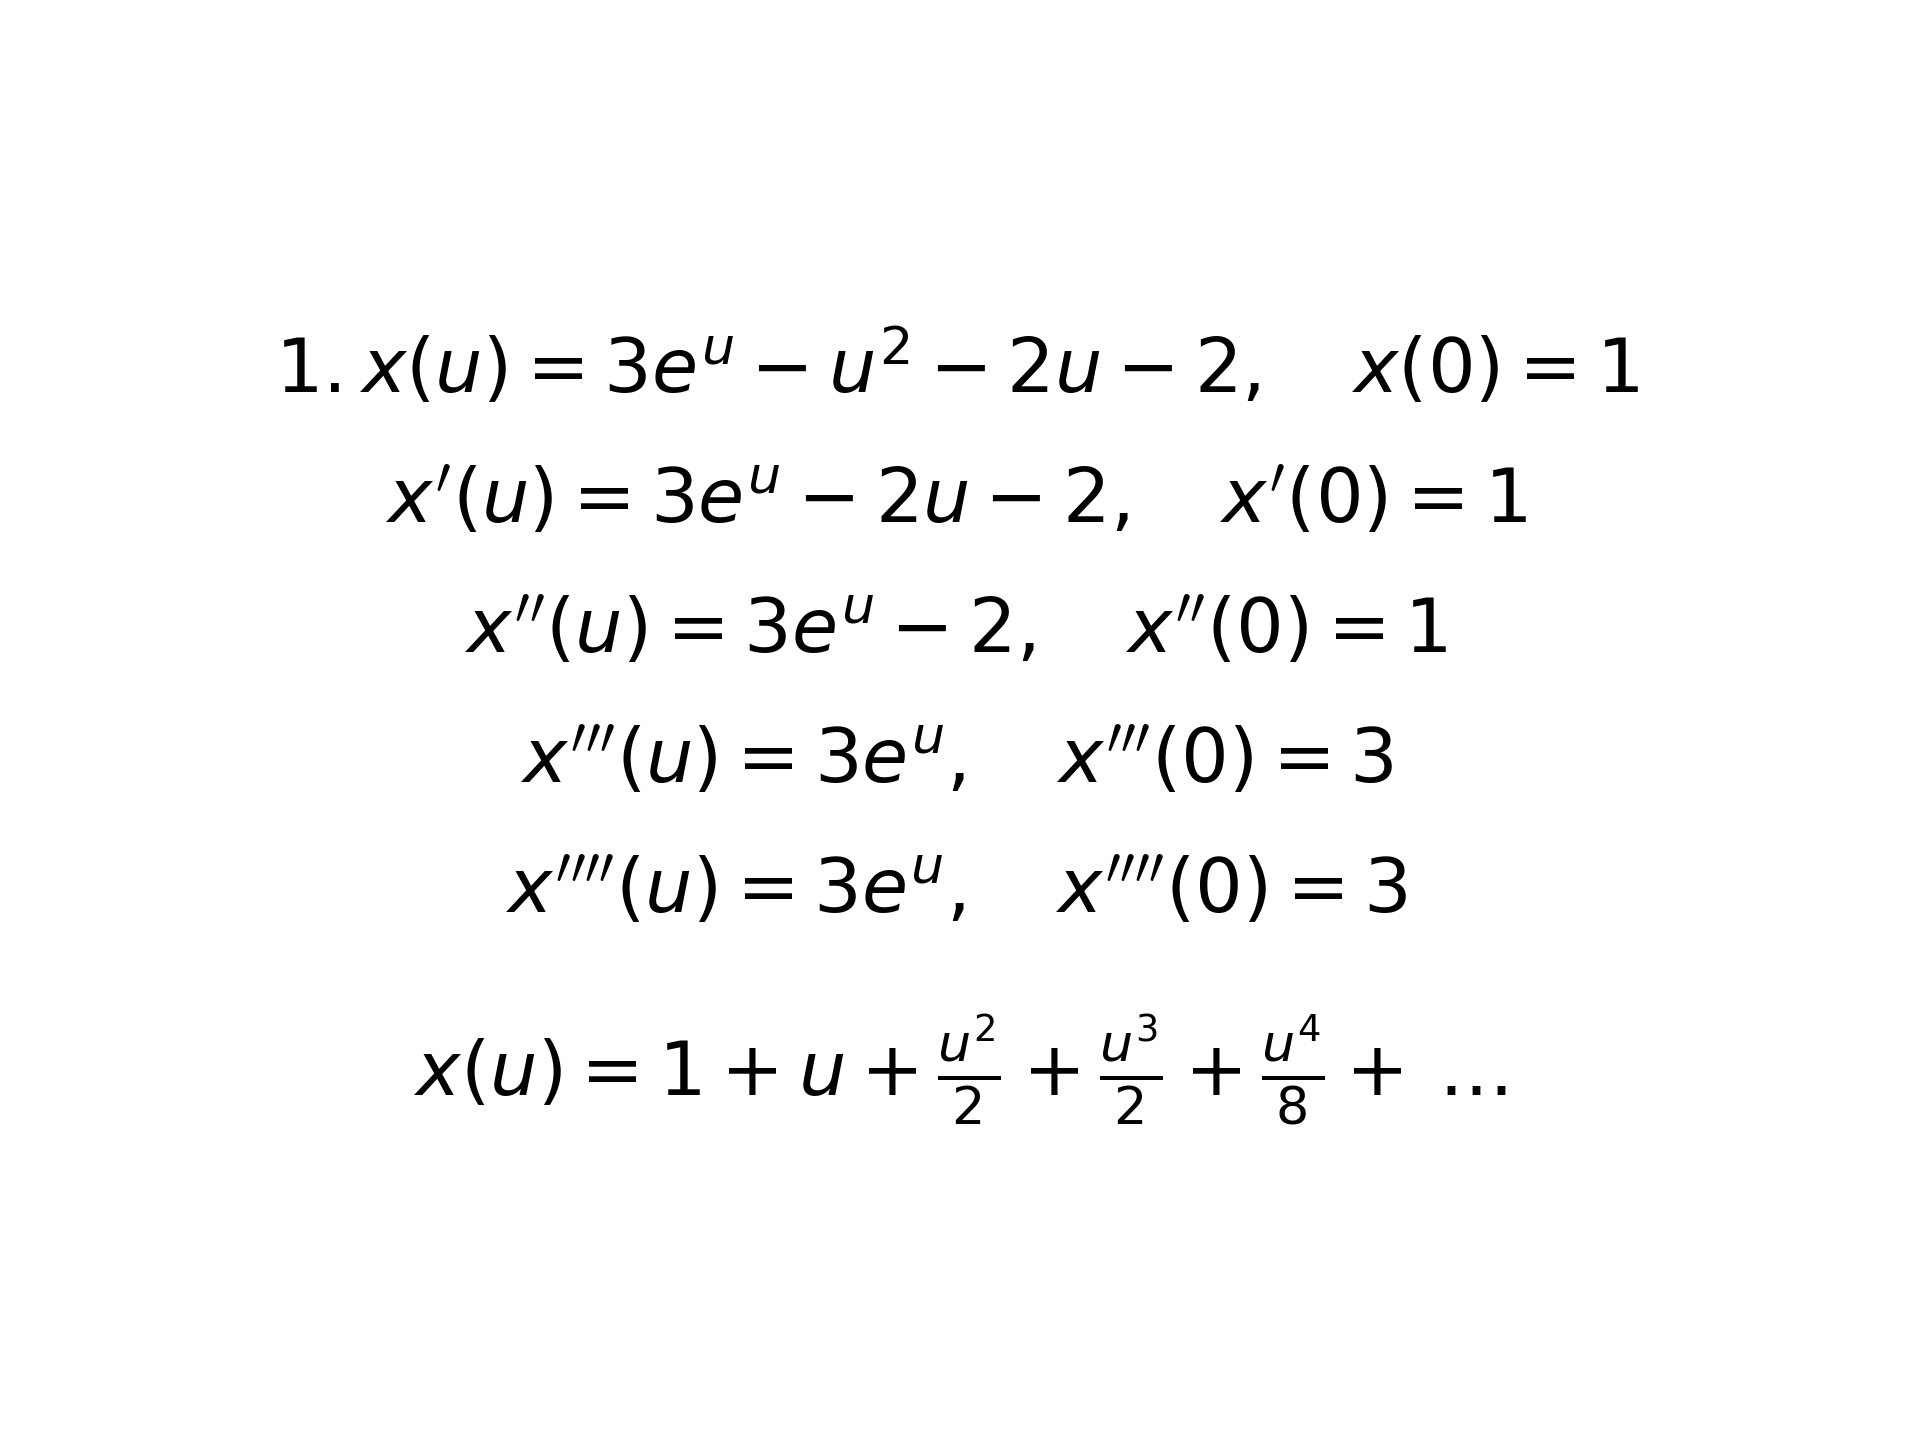

This chart was generated by the following Python code:
import matplotlib.pyplot as plt

# Математические уравнения с пояснением
equations = r"""
$1. x(u) = 3e^u - u^2 - 2u - 2, \quad x(0) = 1 $ 
$ x'(u) = 3e^u - 2u - 2, \quad x'(0) = 1 $ 
$ x''(u) = 3e^u - 2, \quad x''(0) = 1 $ 
$ x'''(u) = 3e^u, \quad x'''(0) = 3 $ 
$ x''''(u) = 3e^u, \quad x''''(0) = 3 $ 
$ x(u) = 1 + u + \frac{u^2}{2} + \frac{u^3}{2} + \frac{u^4}{8} + \dots $
"""

# Создание фигуры и настройка
fig, ax = plt.subplots(figsize=(8, 6))  # Увеличенный размер изображения для большего пространства
ax.text(
    0.5, 0.5,  # Положение текста (по центру)
    equations, 
    fontsize=18,  # Увеличенный шрифт для улучшения читаемости
    ha='center', va='center',  # Выравнивание текста
    linespacing=2  # Увеличение расстояния между строками
)
ax.axis('off')  # Убираем оси для чистого вида

# Сохранение и отображение изображения
plt.savefig("taylor.png", dpi=300, bbox_inches='tight')  # Высокое качество изображения
plt.show()
